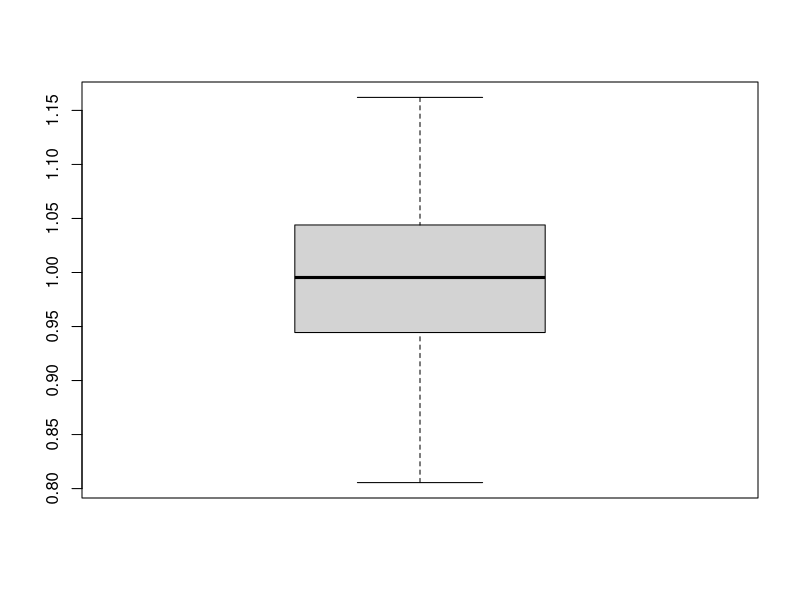

The R script that drew this image:
## ---- chunk 1
knitr::opts_chunk$set(echo = TRUE)
## ---- chunk 2
n <- 1000
itermax <- 100
effect_vec <- rep(NA, itermax)
for (index in 1:itermax) {
samp1 <- stats::rpois(n = 216, lambda = 12)
samp2 <- stats::rpois(n = 216, lambda = 1)
samp3 <- rbinom(n = rep(1, length(samp1)), p = 11/12, size = samp1)
effect_vec[index] <- mean(samp1) - mean(samp3)
}
boxplot(effect_vec)
